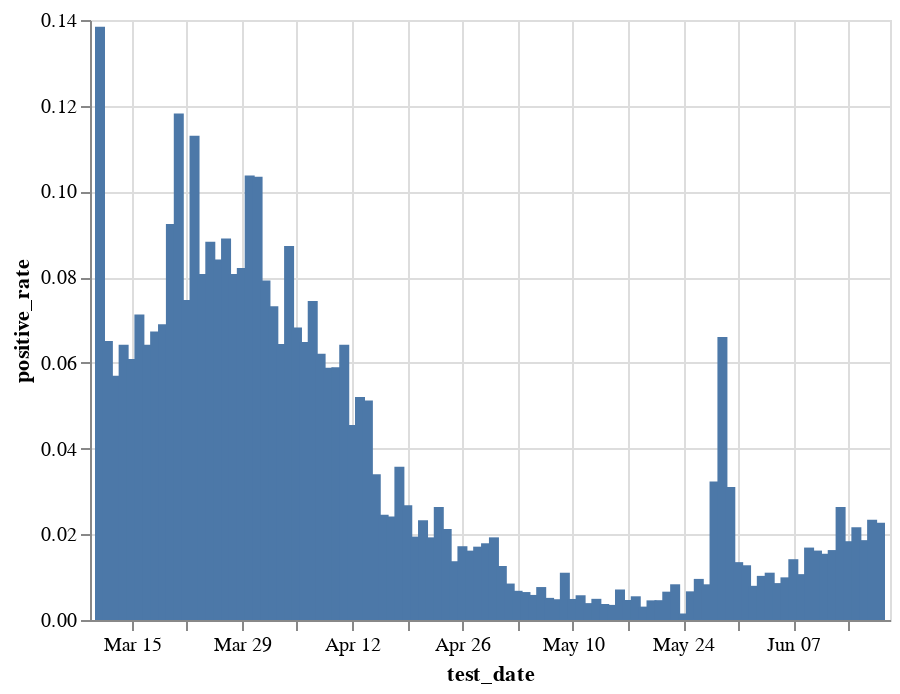

The code cell stored with this chart in its notebook:
### Code cell
pr = (bdi[(bdi.test_date>'2020') & (bdi.test_date<'2021')&(bdi.corona_result.isin(['positive', 'negative'])) & (bdi.is_first_Test=='Yes')]
 .groupby(['test_date', 'corona_result']).size().unstack()
 .assign(positive_rate=lambda x: x.positive/(x.positive+x.negative))[['positive_rate']])

alt.Chart(pr.reset_index()).mark_bar().encode(
    x='test_date',
    y='positive_rate',
    tooltip=['test_date', 'positive_rate']
).interactive()

### Figure 1 — Vega-Lite specification as saved in the notebook (floating-point values rounded to 4 significant figures)
{"config": {"view": {"continuousWidth": 400, "continuousHeight": 300}}, "data": {"name": "data-20b4ef37ba41280f2e2ccbc60b664ebb"}, "mark": "bar", "encoding": {"tooltip": [{"type": "temporal", "field": "test_date"}, {"type": "quantitative", "field": "positive_rate"}], "x": {"type": "temporal", "field": "test_date"}, "y": {"type": "quantitative", "field": "positive_rate"}}, "selection": {"selector002": {"type": "interval", "bind": "scales", "encodings": ["x", "y"]}}, "$schema": "https://vega.github.io/schema/vega-lite/v4.8.1.json", "datasets": {"data-20b4ef37ba41280f2e2ccbc60b664ebb": [{"test_date": "2020-03-11T00:00:00", "positive_rate": 0.1384}, {"test_date": "2020-03-12T00:00:00", "positive_rate": 0.06508}, {"test_date": "2020-03-13T00:00:00", "positive_rate": 0.05702}, {"test_date": "2020-03-14T00:00:00", "positive_rate": 0.06425}, {"test_date": "2020-03-15T00:00:00", "positive_rate": 0.06088}, {"test_date": "2020-03-16T00:00:00", "positive_rate": 0.07126}, {"test_date": "2020-03-17T00:00:00", "positive_rate": 0.06422}, {"test_date": "2020-03-18T00:00:00", "positive_rate": 0.06729}, {"test_date": "2020-03-19T00:00:00", "positive_rate": 0.06898}, {"test_date": "2020-03-20T00:00:00", "positive_rate": 0.09243}, {"test_date": "2020-03-21T00:00:00", "positive_rate": 0.1182}, {"test_date": "2020-03-22T00:00:00", "positive_rate": 0.07466}, {"test_date": "2020-03-23T00:00:00", "positive_rate": 0.113}, {"test_date": "2020-03-24T00:00:00", "positive_rate": 0.08075}, {"test_date": "2020-03-25T00:00:00", "positive_rate": 0.08824}, {"test_date": "2020-03-26T00:00:00", "positive_rate": 0.0841}, {"test_date": "2020-03-27T00:00:00", "positive_rate": 0.08904}, {"test_date": "2020-03-28T00:00:00", "positive_rate": 0.08075}, {"test_date": "2020-03-29T00:00:00", "positive_rate": 0.08215}, {"test_date": "2020-03-30T00:00:00", "positive_rate": 0.1037}, {"test_date": "2020-03-31T00:00:00", "positive_rate": 0.1034}, {"test_date": "2020-04-01T00:00:00", "positive_rate": 0.07924}, {"test_date": "2020-04-02T00:00:00", "positive_rate": 0.0732}, {"test_date": "2020-04-03T00:00:00", "positive_rate": 0.06439}, {"test_date": "2020-04-04T00:00:00", "positive_rate": 0.08729}, {"test_date": "2020-04-05T00:00:00", "positive_rate": 0.06824}, {"test_date": "2020-04-06T00:00:00", "positive_rate": 0.06484}, {"test_date": "2020-04-07T00:00:00", "positive_rate": 0.07441}, {"test_date": "2020-04-08T00:00:00", "positive_rate": 0.06213}, {"test_date": "2020-04-09T00:00:00", "positive_rate": 0.05885}, {"test_date": "2020-04-10T00:00:00", "positive_rate": 0.05899}, {"test_date": "2020-04-11T00:00:00", "positive_rate": 0.06424}, {"test_date": "2020-04-12T00:00:00", "positive_rate": 0.0455}, {"test_date": "2020-04-13T00:00:00", "positive_rate": 0.05206}, {"test_date": "2020-04-14T00:00:00", "positive_rate": 0.05122}, {"test_date": "2020-04-15T00:00:00", "positive_rate": 0.03401}, {"test_date": "2020-04-16T00:00:00", "positive_rate": 0.02457}, {"test_date": "2020-04-17T00:00:00", "positive_rate": 0.02413}, {"test_date": "2020-04-18T00:00:00", "positive_rate": 0.03577}, {"test_date": "2020-04-19T00:00:00", "positive_rate": 0.02677}, {"test_date": "2020-04-20T00:00:00", "positive_rate": 0.01946}, {"test_date": "2020-04-21T00:00:00", "positive_rate": 0.02327}, {"test_date": "2020-04-22T00:00:00", "positive_rate": 0.01928}, {"test_date": "2020-04-23T00:00:00", "positive_rate": 0.02638}, {"test_date": "2020-04-24T00:00:00", "positive_rate": 0.0212}, {"test_date": "2020-04-25T00:00:00", "positive_rate": 0.01371}, {"test_date": "2020-04-26T00:00:00", "positive_rate": 0.01721}, {"test_date": "2020-04-27T00:00:00", "positive_rate": 0.01618}, {"test_date": "2020-04-28T00:00:00", "positive_rate": 0.01711}, {"test_date": "2020-04-29T00:00:00", "positive_rate": 0.0179}, {"test_date": "2020-04-30T00:00:00", "positive_rate": 0.01928}, {"test_date": "2020-05-01T00:00:00", "positive_rate": 0.01261}, {"test_date": "2020-05-02T00:00:00", "positive_rate": 0.008504}, {"test_date": "2020-05-03T00:00:00", "positive_rate": 0.006814}, {"test_date": "2020-05-04T00:00:00", "positive_rate": 0.006521}, {"test_date": "2020-05-05T00:00:00", "positive_rate": 0.005849}, {"test_date": "2020-05-06T00:00:00", "positive_rate": 0.007687}, {"test_date": "2020-05-07T00:00:00", "positive_rate": 0.005163}, {"test_date": "2020-05-08T00:00:00", "positive_rate": 0.004845}, {"test_date": "2020-05-09T00:00:00", "positive_rate": 0.01103}, {"test_date": "2020-05-10T00:00:00", "positive_rate": 0.00491}, {"test_date": "2020-05-11T00:00:00", "positive_rate": 0.005773}, {"test_date": "2020-05-12T00:00:00", "positive_rate": 0.003939}, {"test_date": "2020-05-13T00:00:00", "positive_rate": 0.00494}, {"test_date": "2020-05-14T00:00:00", "positive_rate": 0.003737}, {"test_date": "2020-05-15T00:00:00", "positive_rate": 0.003525}, {"test_date": "2020-05-16T00:00:00", "positive_rate": 0.007117}, {"test_date": "2020-05-17T00:00:00", "positive_rate": 0.00467}, {"test_date": "2020-05-18T00:00:00", "positive_rate": 0.005532}, {"test_date": "2020-05-19T00:00:00", "positive_rate": 0.003122}, {"test_date": "2020-05-20T00:00:00", "positive_rate": 0.004583}, {"test_date": "2020-05-21T00:00:00", "positive_rate": 0.004621}, {"test_date": "2020-05-22T00:00:00", "positive_rate": 0.00661}, {"test_date": "2020-05-23T00:00:00", "positive_rate": 0.008333}, {"test_date": "2020-05-24T00:00:00", "positive_rate": 0.001518}, {"test_date": "2020-05-25T00:00:00", "positive_rate": 0.006687}, {"test_date": "2020-05-26T00:00:00", "positive_rate": 0.009589}, {"test_date": "2020-05-27T00:00:00", "positive_rate": 0.008329}, {"test_date": "2020-05-28T00:00:00", "positive_rate": 0.0323}, {"test_date": "2020-05-29T00:00:00", "positive_rate": 0.06604}, {"test_date": "2020-05-30T00:00:00", "positive_rate": 0.03101}, {"test_date": "2020-05-31T00:00:00", "positive_rate": 0.0135}, {"test_date": "2020-06-01T00:00:00", "positive_rate": 0.01277}, {"test_date": "2020-06-02T00:00:00", "positive_rate": 0.007975}, {"test_date": "2020-06-03T00:00:00", "positive_rate": 0.0103}, {"test_date": "2020-06-04T00:00:00", "positive_rate": 0.01104}, {"test_date": "2020-06-05T00:00:00", "positive_rate": 0.00861}, {"test_date": "2020-06-06T00:00:00", "positive_rate": 0.00995}, {"test_date": "2020-06-07T00:00:00", "positive_rate": 0.01419}, {"test_date": "2020-06-08T00:00:00", "positive_rate": 0.0107}, {"test_date": "2020-06-09T00:00:00", "positive_rate": 0.0169}, {"test_date": "2020-06-10T00:00:00", "positive_rate": 0.0162}, {"test_date": "2020-06-11T00:00:00", "positive_rate": 0.01545}, {"test_date": "2020-06-12T00:00:00", "positive_rate": 0.01632}, {"test_date": "2020-06-13T00:00:00", "positive_rate": 0.02634}, {"test_date": "2020-06-14T00:00:00", "positive_rate": 0.01838}, {"test_date": "2020-06-15T00:00:00", "positive_rate": 0.02163}, {"test_date": "2020-06-16T00:00:00", "positive_rate": 0.01863}, {"test_date": "2020-06-17T00:00:00", "positive_rate": 0.02342}, {"test_date": "2020-06-18T00:00:00", "positive_rate": 0.02267}]}}
